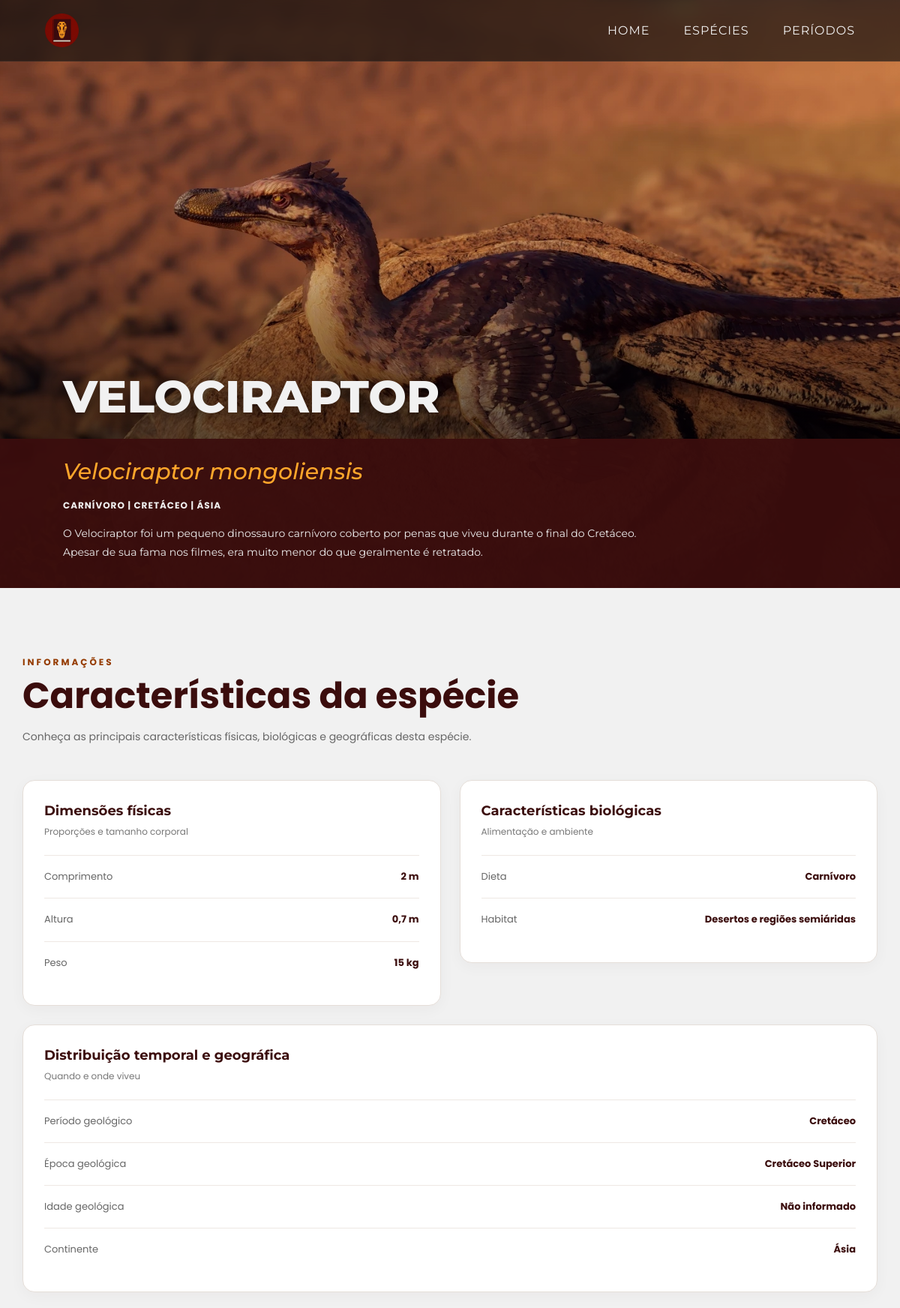
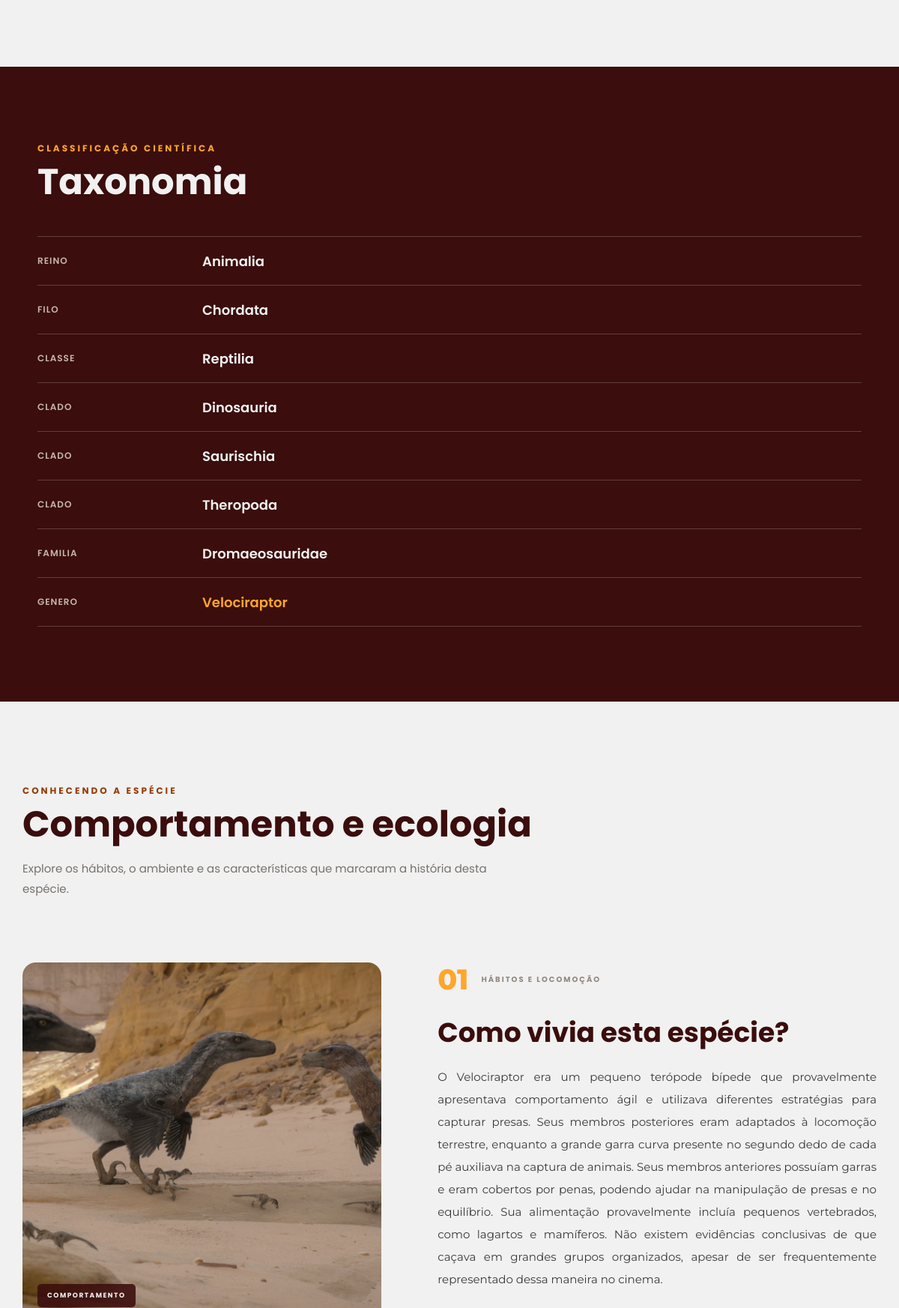
Screenshot of /index.php?page=species_info&slug=velociraptor (upper part) with the database file from the repository (2 pictures, top to bottom).
### tables this page shows
CREATE TABLE `species` (
  `id` int(11) NOT NULL,
  `taxon_id` int(11) DEFAULT NULL,
  `scientific_name` varchar(150) DEFAULT NULL,
  `name` varchar(150) DEFAULT NULL,
  `slug` varchar(150) DEFAULT NULL,
  `summary` text DEFAULT NULL,
  `diet` enum('carnívoro','herbívoro','onívoro','piscívoro','insetívoro') DEFAULT NULL,
  `length` decimal(6,2) DEFAULT NULL,
  `height` decimal(6,2) DEFAULT NULL,
  `weight` int(11) DEFAULT NULL,
  `behavior` text DEFAULT NULL,
  `ecology` text DEFAULT NULL,
  `curiosities` text DEFAULT NULL,
  `discovery_year` int(11) DEFAULT NULL,
  `discovery_local` varchar(150) DEFAULT NULL,
  `formation` varchar(150) DEFAULT NULL,
  `discovered_by` varchar(150) DEFAULT NULL,
  `habitat` varchar(150) DEFAULT NULL,
  `region` varchar(150) DEFAULT NULL,
  `biome` varchar(150) DEFAULT NULL,
  `climate` varchar(150) DEFAULT NULL,
  `continent` varchar(150) DEFAULT NULL,
  `image_id` int(11) DEFAULT NULL,
  `geotime_id` int(11) DEFAULT NULL
);

CREATE TABLE `images` (
  `id` int(11) NOT NULL,
  `_path` varchar(255) DEFAULT NULL,
  `legenda` text DEFAULT NULL
);

CREATE TABLE `tax` (
  `id` int(11) NOT NULL,
  `name` varchar(150) NOT NULL,
  `slug` varchar(150) DEFAULT NULL,
  `rank` enum('reino','filo','classe','ordem','familia','genero','clado') NOT NULL,
  `parent_id` int(11) DEFAULT NULL,
  `descricao` text DEFAULT NULL
);

### pages/specie_info.php (the view, shortened to what this page needs)
<?php
require_once __DIR__ . '/../config/database.php';
$stmt = $conn->prepare("
    SELECT
        species.*,
        geo_time.name AS period_name,
        geo_time.type AS period_type,
        principal_file._path AS image_path,
        principal_file.legenda AS image_legend,
        COALESCE(
            behavior_file._path,
            principal_file._path
        ) AS behavior_image_path,
        COALESCE(
            ecology_file._path,
            principal_file._path
        ) AS ecology_image_path,
        COALESCE(
            curiosities_file._path,
            principal_file._path
        ) AS curiosities_image_path,
        COALESCE(
            discovery_file._path,
            principal_file._path
        ) AS discovery_image_path
    FROM species
    LEFT JOIN geo_time
        ON species.geotime_id = geo_time.id
    LEFT JOIN species_images AS principal_relation
        ON principal_relation.species_id = species.id
        AND principal_relation.purpose = 'principal'
    LEFT JOIN images AS principal_file
        ON principal_file.id = COALESCE(
            principal_relation.image_id,
            species.image_id
        )
    LEFT JOIN species_images AS behavior_relation
        ON behavior_relation.species_id = species.id
        AND behavior_relation.purpose = 'behavior'
    LEFT JOIN images AS behavior_file
        ON behavior_file.id = behavior_relation.image_id
    LEFT JOIN species_images AS ecology_relation
        ON ecology_relation.species_id = species.id
        AND ecology_relation.purpose = 'ecology'
    LEFT JOIN images AS ecology_file
        ON ecology_file.id = ecology_relation.image_id
    LEFT JOIN species_images AS curiosities_relation
        ON curiosities_relation.species_id = species.id
        AND curiosities_relation.purpose = 'curiosities'
    LEFT JOIN images AS curiosities_file
        ON curiosities_file.id = curiosities_relation.image_id
    LEFT JOIN species_images AS discovery_relation
        ON discovery_relation.species_id = species.id
        AND discovery_relation.purpose = 'discovery'
    LEFT JOIN images AS discovery_file
        ON discovery_file.id = discovery_relation.image_id
    WHERE species.slug = :slug
    LIMIT 1
");
$stmt->execute([':slug' => $slug]);
$species = $stmt->fetch(PDO::FETCH_ASSOC);
function formatValue($value)
{
    if ($value === null || $value === '') {
        return 'Não informado';
    }
    return htmlspecialchars((string) $value, ENT_QUOTES, 'UTF-8');
}
function formatNumber($value, $unit = '')
{
    $number = number_format((float) $value, 2, ',', '.');
    $number = rtrim(rtrim($number, '0'), ',');
    return $number . ($unit !== '' ? ' ' . $unit : '');
}
function getDietName($diet)
{
    $diets = [
        'carnívoro' => 'Carnívoro',
        'herbívoro' => 'Herbívoro',
        'onívoro' => 'Onívoro',
        'piscívoro' => 'Piscívoro',
        'insetívoro' => 'Insetívoro'
    ];
    return $diets[$diet] ?? $diet;
}
$geologicalTime = [];
$geotimeId = $species['geotime_id'] ?? null;
while ($geotimeId) {
    $timeStmt = $conn->prepare("
        SELECT id, name, type, parent_id
        FROM geo_time
        WHERE id = :id
        LIMIT 1
    ");
    $timeStmt->execute([':id' => $geotimeId]);
    $time = $timeStmt->fetch(PDO::FETCH_ASSOC);
    $geologicalTime[] = $time;
    $geotimeId = $time['parent_id'];
}
$geologicalTime = array_reverse($geologicalTime);
$geologicalTimeByType = [];
foreach ($geologicalTime as $time) {
    $geologicalTimeByType[$time['type']] = $time['name'];
}
$taxonomy = [];
if (!empty($species['taxon_id'])) {
    $taxonId = $species['taxon_id'];
    while ($taxonId) {
        $taxonStmt = $conn->prepare("
            SELECT id, parent_id, name, rank
            FROM tax
            WHERE id = :id
            LIMIT 1
        ");
        $taxonStmt->execute([':id' => $taxonId]);
        $taxon = $taxonStmt->fetch(PDO::FETCH_ASSOC);
        $taxonomy[] = $taxon;
        $taxonId = $taxon['parent_id'];
    }
    $taxonomy = array_reverse($taxonomy);
}
?>
<main class="species-page">
    <section class="species-hero">
        <div class="species-hero-banner">
            <?php if (!empty($species['image_path'])) { ?>
                <img
                    src="<?= formatValue($species['image_path']); ?>"
                    alt="<?= formatValue($species['name']); ?>"
                >
            <?php } ?>
            <div class="species-hero-title">
                <h1>
                    <?= mb_strtoupper(formatValue($species['name']), 'UTF-8'); ?>
                </h1>
            </div>
            <div class="species-hero-info">
                <h2>
                    <?= formatValue($species['scientific_name']); ?>
                </h2>
                <h4>
                    <?= mb_strtoupper(formatValue(getDietName($species['diet'])), 'UTF-8'); ?>
                    |
                    <?= mb_strtoupper(formatValue($geologicalTimeByType['periodo'] ?? null), 'UTF-8'); ?>
                    |
                    <?= mb_strtoupper(formatValue($species['continent']), 'UTF-8'); ?>
                </h4>
                <p>
                    <?= formatValue($species['summary']); ?>
                </p>
            </div>
        </div>
    </section>
    <section class="species-basic-section">
        <div class="species-section-title">
            <span>INFORMAÇÕES</span>
            <h2>Características da espécie</h2>
            <p>
                Conheça as principais características físicas, biológicas
                e geográficas desta espécie.
            </p>
        </div>
        <div class="species-characteristics-grid">
            <div class="species-characteristics-group">
                <div class="species-characteristics-heading">
                    <div>
                        <h3>Dimensões físicas</h3>
                        <p>Proporções e tamanho corporal</p>
                    </div>
                </div>
                <div class="species-characteristics-list">
                    <div class="species-characteristics-row">
                        <span>Comprimento</span>
                        <strong>
                            <?= formatNumber($species['length'], 'm'); ?>
                        </strong>
                    </div>
                    <div class="species-characteristics-row">
                        <span>Altura</span>
                        <strong>
                            <?= formatNumber($species['height'], 'm'); ?>
                        </strong>
                    </div>
                    <div class="species-characteristics-row">
                        <span>Peso</span>
                        <strong>
                            <?= formatNumber($species['weight'], 'kg'); ?>
                        </strong>
                    </div>
                </div>
            </div>
            <div class="species-characteristics-group">
                <div class="species-characteristics-heading">
                    <div>
                        <h3>Características biológicas</h3>
                        <p>Alimentação e ambiente</p>
                    </div>
                </div>
                <div class="species-characteristics-list">
                    <div class="species-characteristics-row">
                        <span>Dieta</span>
                        <strong>
                            <?= formatValue(getDietName($species['diet'])); ?>
                        </strong>
                    </div>
                    <div class="species-characteristics-row">
                        <span>Habitat</span>
                        <strong>
                            <?= formatValue($species['habitat']); ?>
                        </strong>
                    </div>
                </div>
            </div>
            <div class="species-characteristics-group">
                <div class="species-characteristics-heading">
                    <div>
                        <h3>Distribuição temporal e geográfica</h3>
                        <p>Quando e onde viveu</p>
                    </div>
                </div>
                <div class="species-characteristics-list">
                    <div class="species-characteristics-row">
                        <span>Período geológico</span>
                        <strong>
                            <?= formatValue($geologicalTimeByType['periodo'] ?? null); ?>
                        </strong>
                    </div>
                    <div class="species-characteristics-row">
                        <span>Época geológica</span>
                        <strong>
                            <?= formatValue($geologicalTimeByType['epoca'] ?? null); ?>
                        </strong>
                    </div>
                    <div class="species-characteristics-row">
                        <span>Idade geológica</span>
                        <strong>
                            <?= formatValue($geologicalTimeByType['idade'] ?? null); ?>
                        </strong>
                    </div>
                    <div class="species-characteristics-row">
                        <span>Continente</span>
                        <strong>
                            <?= formatValue($species['continent']); ?>
                        </strong>
                    </div>
                </div>
            </div>
        </div>
    </section>
    <section class="species-dark-section species-taxonomy-section">
        <div class="species-dark-content">
            <div class="species-section-title species-section-title-dark">
                <span>CLASSIFICAÇÃO CIENTÍFICA</span>
                <h2>Taxonomia</h2>
            </div>
            <div class="taxonomy-table">
                <?php if (!empty($taxonomy)) { ?>
                    <?php foreach ($taxonomy as $taxon) { ?>
                        <div class="taxonomy-row">
                            <span class="taxonomy-rank">
                                <?= formatValue(ucfirst($taxon['rank'])); ?>
                            </span>
                            <span class="taxonomy-name">
                                <?= formatValue($taxon['name']); ?>
                            </span>
                        </div>
                    <?php } ?>
                <?php } else { ?>
                    <p class="species-empty-message">
                        Informações taxonômicas não disponíveis.
                    </p>
                <?php } ?>
            </div>
        </div>
    </section>
    <section class="species-content-section species-editorial-section">
        <div class="species-section-title">
            <span>CONHECENDO A ESPÉCIE</span>
            <h2>Comportamento e ecologia</h2>
            <p>
                Explore os hábitos, o ambiente e as características
                que marcaram a história desta espécie.
            </p>
        </div>
        <article class="editorial-block editorial-behavior">
            <div class="editorial-image editorial-behavior-image">
                <?php if (!empty($species['behavior_image_path'])) { ?>
                    <img
                        src="<?= formatValue($species['behavior_image_path']); ?>"
                        alt="Representação do comportamento de <?= formatValue($species['name']); ?>"
                        loading="lazy"
                    >
                <?php } ?>
                <span class="editorial-image-caption">
                    COMPORTAMENTO
                </span>
            </div>
            <div class="editorial-content editorial-behavior-content">
                <div class="editorial-heading">
                    <span class="editorial-number">01</span>
                    <span class="editorial-label">
                        HÁBITOS E LOCOMOÇÃO
                    </span>
                </div>
                <h3>Como vivia esta espécie?</h3>
                <p>
                    <?= formatValue($species['behavior']); ?>
                </p>
            </div>
        </article>
    </section>
</main>

### index.php (shortened to what this page needs)
<?php
require_once __DIR__ . '/config/database.php';
$page = $_GET['page'] ?? 'home';
?>
<!DOCTYPE html>
<html lang="pt-br">
<head>
    <link rel="stylesheet" href="https://cdnjs.cloudflare.com/ajax/libs/font-awesome/6.5.2/css/all.min.css">
    <link rel="stylesheet" href="assets/css/variables.css?v=<?= time(); ?>">
    <link rel="stylesheet" href="assets/css/navbar.css?v=<?= time(); ?>">
    <link rel="stylesheet" href="assets/css/home.css?v=<?= time(); ?>">
    <link rel="stylesheet" href="assets/css/card.css?v=<?= time(); ?>">
    <link rel="stylesheet" href="assets/css/spotlight_banner.css?v=<?= time(); ?>">
    <link rel="stylesheet" href="assets/css/specie_info.css?v=<?= time(); ?>">
    <link rel="stylesheet" href="assets/css/footer.css?v=<?= time(); ?>">
    <link rel="stylesheet" href="assets/css/period.css?v=<?= time(); ?>">
    <link rel="stylesheet" href="assets/css/time_info.css?v=<?= time(); ?>">
</head>
<body>
    <?php require 'includes/navbar.php';
        switch($page){
            case 'species_info':
                include('pages/specie_info.php');
                break;
                ?>
                <?php
        }
    ?>
</body>
</html>

### includes/navbar.php
<nav>
    <div class="nav-left">
        <div class="nav-image">
            <img src="assets/images/logo.png" alt="Logo">
        </div>
    </div>
    <div class="nav-mid">
        <div class="itens">
            <a class="nav-item" href="index.php?page=home">HOME</a>
            <a class="nav-item" href="index.php?page=species">ESPÉCIES</a>
            <a class="nav-item" href="index.php?page=period">PERÍODOS</a>
        </div>
    </div>
</nav>

### assets/css/variables.css (style rules this page uses)
:root { --Preto: #000000; --Marrom-Escuro: #3B0D0D; --Marrom: #7A0F0F; --Marrom-Claro: #953B00; --Laranja: #FFA62B; --Bege: #E8D5C4; --Branco: #F1F1F1; --Cinza-Fundo: #1E1E1E; --Cinza-Card: #262626; --Cinza-Input: #141414; --Borda-Cinza: #3A3A3A; --Cinza-Claro: #94877d; --font-primary: 'Poppins', sans-serif; --font-secondary: 'Montserrat', sans-serif; }

### assets/css/home.css (style rules this page uses)
* { margin: 0; padding: 0; box-sizing: border-box; font-family: var(--font-primary); }
body { background-color: var(--Branco); overflow-x: hidden; }

### assets/css/period.css (style rules this page uses)
* { margin: 0; padding: 0; box-sizing: border-box; font-family: var(--font-primary); }
html { scroll-behavior: smooth; }

### rows the page displays
species: image._path (picture), name "VELOCIRAPTOR", scientific_name "Velociraptor mongoliensis", diet "CARNÍVORO", continent "ÁSIA", summary "O Velociraptor foi um pequeno dinossauro carnívoro coberto por penas que viveu durante o final do Cretáceo. Apesar de sua fama nos filmes, era muito menor do que geralmente é retratado.", length "2 m", height "0,7 m", weight "15 kg", diet "Carnívoro", habitat "Desertos e regiões semiáridas", continent "Ásia", behavior "O Velociraptor era um pequeno terópode bípede que provavelmente apresentava comportamento ágil e utilizava diferentes estratégias para capturar presas. Seus membros posteriores eram adaptados à locomoção terrestre, enquanto a grande garra curva presente no segundo dedo de cada pé auxiliava na captura de animais. Seus membros anteriores possuíam garras e eram cobertos por penas, podendo ajudar na manipulação de presas e no equilíbrio. Sua alimentação provavelmente incluía pequenos vertebrados, como lagartos e mamíferos. Não existem evidências conclusivas de que caçava em grandes grupos organizados, apesar de ser frequentemente representado dessa maneira no cinema."
tax: rank "REINO", name "Animalia"
tax: rank "FILO", name "Chordata"
tax: rank "CLASSE", name "Reptilia"
tax: rank "CLADO", name "Dinosauria"
tax: rank "CLADO", name "Saurischia"
tax: rank "CLADO", name "Theropoda"
tax: rank "FAMILIA", name "Dromaeosauridae"
tax: rank "GENERO", name "Velociraptor"

### other values shown
formatValue($geologicalTimeByType['periodo'] ?? null) "Cretáceo"
formatValue($geologicalTimeByType['epoca'] ?? null) "Cretáceo Superior"
formatValue($geologicalTimeByType['idade'] ?? null) "Não informado"
